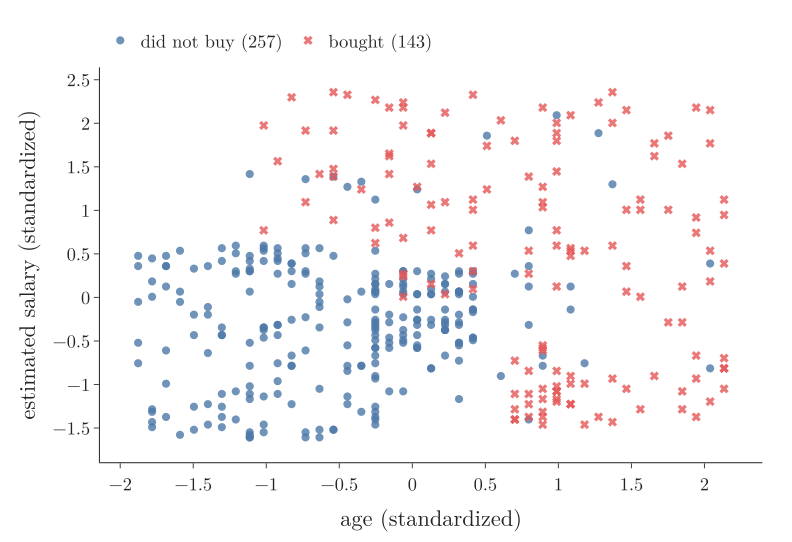

Recreate this plot in Python.
"""The Social Network Ads data the experiments train on: 400 customers, standardized age and salary,
coloured by whether they bought (Plotly)."""
from pathlib import Path
import pandas as pd
import plotly.graph_objects as go
from common import BLUE, RED, FONT

here = Path(__file__).parent
df = pd.read_csv(here.parent / "data" / "Social_Network_Ads.csv")
assert len(df) == 400
z = (df[["Age", "EstimatedSalary"]] - df[["Age", "EstimatedSalary"]].mean()) / df[["Age", "EstimatedSalary"]].std(ddof=0)
fig = go.Figure()
for v, name, c, s in ((0, "did not buy", BLUE, "circle"), (1, "bought", RED, "x")):
    m = df.Purchased == v
    fig.add_trace(go.Scatter(x=z.Age[m], y=z.EstimatedSalary[m], mode="markers", name=f"{name} ({m.sum()})",
                             marker=dict(color=c, symbol=s, size=8, opacity=0.8)))
fig.update_layout(template="simple_white", width=760, height=520, font=dict(FONT, size=18),
                  xaxis_title="age (standardized)", yaxis_title="estimated salary (standardized)",
                  legend=dict(x=0.0, y=1.02, yanchor="bottom", orientation="h"), margin=dict(l=70, r=20, t=50, b=60))
fig.write_image(here / "data_view.png", scale=2)
fig.write_image(here / "data_view.pdf")
